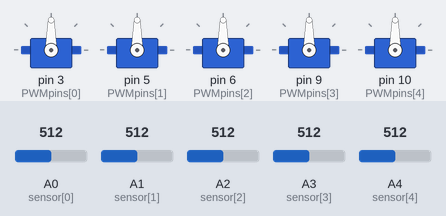
The sketch below on a simulated Arduino Uno, built with avr-gcc and run on an emulated ATmega328P. Parts: 5 × servo. The inputs (shaded band) are chosen by the test bench; at power-on: A0 (sensor[0]) = 512, A1 (sensor[1]) = 512, A2 (sensor[2]) = 512, A3 (sensor[3]) = 512, A4 (sensor[4]) = 512.

Above: at 1.2 s.
1.3 s: A0 (sensor[0]) set to 716
At 2.6 s:
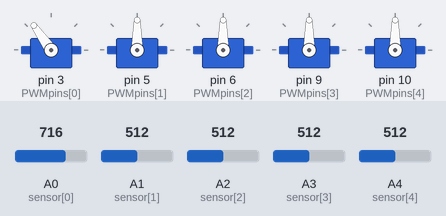
2.9 s: A1 (sensor[1]) set to 716
At 3.8 s:
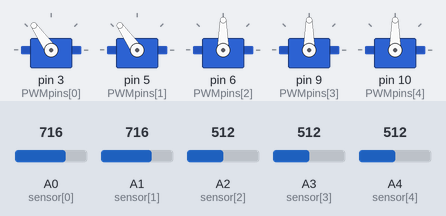
4.5 s: A2 (sensor[2]) set to 716
At 5.0 s:
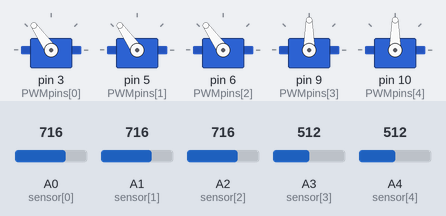
6.1 s: A3 (sensor[3]) set to 716
At 7.4 s:
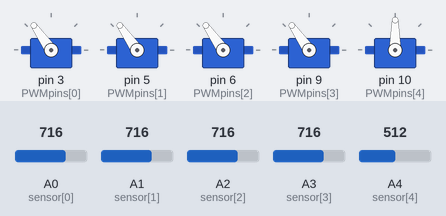
7.7 s: A4 (sensor[4]) set to 716
At 8.7 s:
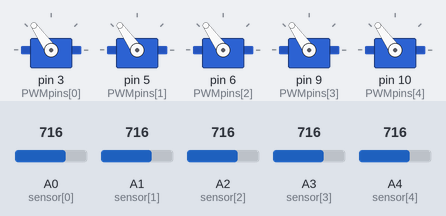
9.3 s: A0 (sensor[0]) set to 992
At 9.6 s:
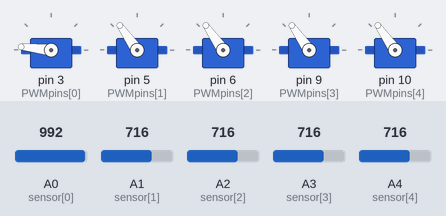
Timing chart, 0 to 11.8 s (numbered marks = the images above; inputs shaded):
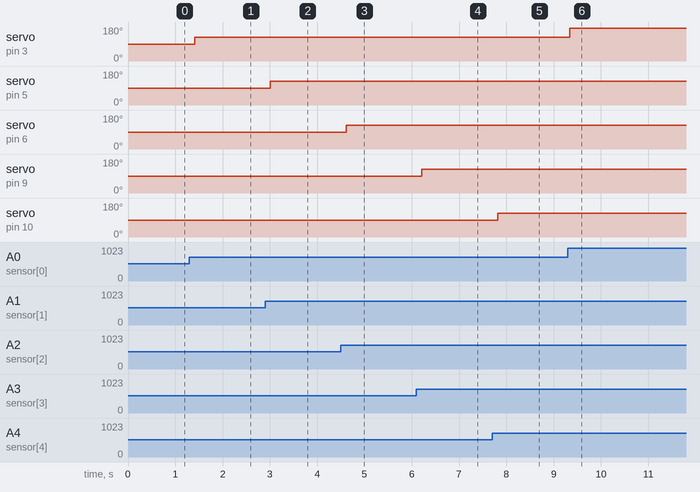

The sketch:

program.ino
```cpp
/* Fingers (sensors, servos, readings) are defined on arrays
 * Each array has as positions as finguers (5)
 * When i = 0 => Thumb
 *      i = 1 => Index
 *      i = 2 => Middle
 *      i = 3 => Ring
 *      i = 4 => Pinky
 * The sensor of value i is the same as servo with i value <=> sensor[Thumb] = servoMotor[Thumb], ...
 *
 */

#include <Servo.h>

const byte fingers = 5;

int PWMpins[fingers] = {3,5,6,9,10};
int sensor[fingers] = {A0,A1,A2,A3,A4};

Servo servoMotor[fingers];

int sensorValue[fingers];
int servoAngle[fingers];

const int readingMax = 1024;
const int readingMin = 0;

const int angleMax = 180;
const int angleMin = 0;

void setup() {
  for (int i = 0; i<fingers; i++) {
    servoMotor[i].attach(PWMpins[i]);
    pinMode(sensor[i], INPUT);
    Serial.begin(9600);
  }
}

void loop() {
  for (int i = 0; i<fingers; i++)
    sensorRead(i);

  for (int i = 0; i<fingers; i++)
    calculateAngle(i);

  for (int i = 0; i<fingers; i++)
    writePower(i);

  delay(100);
}

void sensorRead(int i) {
  sensorValue[i] = analogRead(sensor[i]);
}

void calculateAngle(int i) {
  int angle = map(sensorValue[i], readingMin, readingMax, angleMin, angleMax);

  // HACK: "Parkinson Fix"
  int angleDiference = angle - servoAngle[i];
  if (angleDiference < -10 || angleDiference > 10) {
      servoAngle[i] = angle;
  }
}

void writePower(int i) {
  servoMotor[i].write(servoAngle[i]);
  delay(15);
}
```

Measured:
- after the input at 1.3 s, servo on pin 3 (PWMpins[0]): 90° → 125° after 0.11 s
- after the input at 2.9 s, servo on pin 5 (PWMpins[1]): 90° → 125° after 0.11 s
- after the input at 4.5 s, servo on pin 6 (PWMpins[2]): 90° → 125° after 0.11 s
- after the input at 6.1 s, servo on pin 9 (PWMpins[3]): 90° → 125° after 0.11 s
- after the input at 7.7 s, servo on pin 10 (PWMpins[4]): 90° → 125° after 0.11 s
- after the input at 9.3 s, servo on pin 3 (PWMpins[0]): 125° → 174° at once
